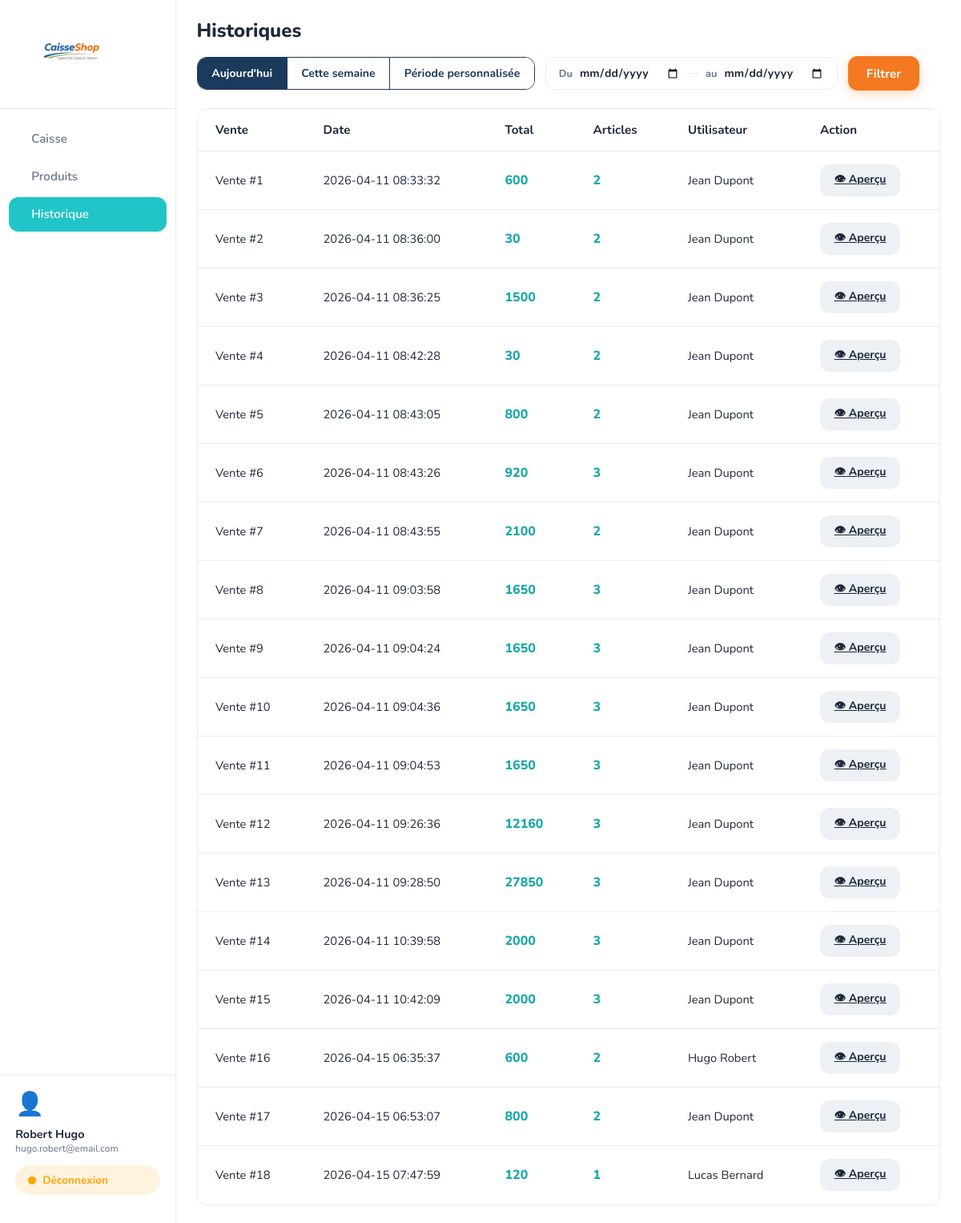
The app's page /FrontOffice/historique.php (signed in) with its own data.
### tables this page shows
CREATE TABLE `vente` (
  `Id` int(11) NOT NULL,
  `IdUtilisateur` int(11) NOT NULL,
  `Date` datetime NOT NULL DEFAULT current_timestamp(),
  `Total` float NOT NULL,
  `NbArticle` int(11) NOT NULL
);

CREATE TABLE `utilisateurs` (
  `Id` int(11) NOT NULL,
  `Nom` varchar(100) NOT NULL,
  `Prenom` varchar(100) NOT NULL,
  `Mail` varchar(255) NOT NULL,
  `MotDePasse` varchar(255) NOT NULL
);

### FrontOffice/historique.php (the view, shortened to what this page needs)
<?php
require_once(__DIR__ . '/../BDD/ConnexionBDD.php');
$sqlQuery =
'SELECT utilisateurs.Nom,
utilisateurs.Prenom,
Vente.Date,
Vente.Total,
Vente.NbArticle
FROM utilisateurs
JOIN vente on vente.IdUtilisateur = utilisateurs.Id;';
$Selectuser=$mysqlClient->prepare($sqlQuery);
$Selectuser->execute();
$Vente=$Selectuser->fetchAll();
?>
<!DOCTYPE html>
<html lang="fr">
<head>
    <link rel="stylesheet" href="../css/caisse.css">
    <link rel="stylesheet" href="../css/historique.css">
</head>
<body>
<aside class="sidebar">
    <div class="sidebar-logo">
        <img src="../Images/logo-caisse.png" alt="CaisseShop">
    </div>
    <nav class="sidebar-nav">
        <a href="caisse.php" class="nav-item">
            <span>Caisse</span>
        </a>
        <a href="produits.php" class="nav-item">
            <span>Produits</span>
        </a>
        <a href="historique.php" class="nav-item active">
            <span>Historique</span>
        </a>
    </nav>
    <div class="sidebar-user">
        <div class="user-avatar">👤</div>
        <div class="user-info">
            <span class="user-name"><?php echo $_SESSION['USER_CONNEXION']['nom'].' '.$_SESSION['USER_CONNEXION']['prenom'] ?></span>
            <span class="user-email"><?php echo $_SESSION['USER_CONNEXION']['email'] ?></span>
        </div>
        <form action="deconnexion.php" class="btn-logout">
            <span class="logout-dot"></span>
            <button type="submit"> Déconnexion </button>
        </form>
    </div>
</aside>
<main class="main-content">
    <h1 class="page-title">Historiques</h1>
<div class="histo-filters">
    <div class="histo-seg">
        <button class="seg-btn active" onclick="setMode('aujourd_hui', this)">Aujourd'hui</button>
        <button class="seg-btn" onclick="setMode('semaine', this)">Cette semaine</button>
        <button class="seg-btn" onclick="setMode('perso', this)">Période personnalisée</button>
    </div>
    <div class="periode-wrap" id="periode-wrap">
        <div class="date-range">
            <span class="date-label">Du</span>
            <input type="date" id="date-debut" name="date_debut">
            <div class="date-sep"></div>
            <span class="date-label">au</span>
            <input type="date" id="date-fin" name="date_fin">
        </div>
    </div>
    <button class="btn-filtrer">Filtrer</button>
</div>
    <div class="table-wrapper">
        <table class="histo-table">
            <thead>
                <tr>
                    <th>Vente</th>
                    <th>Date</th>
                    <th>Total</th>
                    <th>Articles</th>
                    <th>Utilisateur</th>
                    <th>Action</th>
                </tr>
            </thead>
            <tbody>
 <?php for ($i = 0; $i < count($Vente); $i++) {?>
                <tr>
                    <td> Vente #<?php echo $i+1?></td>
                    <td><?php echo $Vente[$i]['Date']?></td>
                    <td class="histo-total"><?php echo $Vente[$i]['Total']?></td>
                    <td class="histo-articles"><?php echo $Vente[$i]['NbArticle']?></td>
                    <td><?php echo $Vente[$i]['Prenom'].' '.$Vente[$i]['Nom']?></td>
                    <td><a href="aperçu.php" class="btn-apercu">👁 Aperçu</a></td>
                </tr>
            <?php }?>
            </tbody>
        </table>
    </div>
</main>
</body>
</html>

### css/caisse.css (style rules this page uses)
:root { --teal: #21c5c7; --teal-dark: #1aa8aa; --navy: #1b3a5c; --orange: #f47920; --white: #ffffff; --bg: #ffffff; --sidebar-w: 220px; --cart-w: 280px; --text-dark: #1e293b; --text-muted: #64748b; --border: #e8edf2; --stock-bg: #4caf50; --radius: 12px; --shadow-card: 0 2px 12px rgba(0,0,0,.07); }
*, *::before, *::after { box-sizing: border-box; margin: 0; padding: 0; }
body { font-family: 'Nunito', sans-serif; background: var(--bg); display: flex; height: 100vh; overflow: hidden; color: var(--text-dark); }
.sidebar { width: var(--sidebar-w); min-width: var(--sidebar-w); background: var(--white); border-right: 1px solid var(--border); display: flex; flex-direction: column; padding: 1.2rem 0; }
.sidebar-logo { padding: 0 1.2rem 1.4rem; border-bottom: 1px solid var(--border); }
.sidebar-logo img { max-width: 140px; display: block; }
.sidebar-nav { flex: 1; padding: 1rem 0.7rem; display: flex; flex-direction: column; gap: .3rem; }
.nav-item { display: flex; align-items: center; gap: .75rem; padding: .7rem 1rem; border-radius: var(--radius); text-decoration: none; color: var(--text-muted); font-weight: 600; font-size: .95rem; transition: background .15s, color .15s; }
.nav-item.active { background: var(--teal); color: var(--white); }
.sidebar-user { padding: 1rem 1.2rem; border-top: 1px solid var(--border); display: flex; flex-direction: column; gap: .5rem; }
.user-avatar { font-size: 1.8rem; }
.user-info { display: flex; flex-direction: column; }
.user-name { font-weight: 700; font-size: .9rem; color: var(--text-dark); }
.user-email { font-size: .75rem; color: var(--text-muted); }
.btn-logout { display: flex; align-items: center; gap: .5rem; margin-top: .3rem; padding: .55rem 1rem; background: #fff3e0; color: var(--orange); font-family: inherit; font-size: .85rem; font-weight: 700; border: none; border-radius: 50px; cursor: pointer; text-decoration: none; transition: background .15s; }
.logout-dot { width: 10px; height: 10px; border-radius: 50%; background: orange; }
.btn-logout button { background: transparent; border: none; color: orange; font-family: inherit; font-size: .85rem; font-weight: 700; cursor: pointer; padding: 0; }
.main-content { flex: 1; display: flex; flex-direction: column; overflow: hidden; background: var(--white); padding: 1.4rem 1.6rem; }
.page-title { font-size: 1.5rem; font-weight: 800; color: var(--text-dark); margin-bottom: 1rem; }
.histo-seg { display: flex; border: 1.5px solid var(--navy); border-radius: var(--radius); overflow: hidden; }
.seg-btn { padding: .6rem 1.1rem; background: var(--white); color: var(--navy); font-family: inherit; font-size: .88rem; font-weight: 700; border: none; border-right: 1.5px solid var(--navy); cursor: pointer; transition: background .15s, color .15s; white-space: nowrap; }
.seg-btn:last-child { border-right: none; }
.seg-btn.active { background: var(--navy); color: var(--white); }
.periode-wrap { display: none; align-items: center; }
.date-range { display: flex; align-items: center; gap: .5rem; padding: .55rem 1rem; border: 1.5px solid var(--border); border-radius: var(--radius); background: var(--white); transition: border-color .2s; }
.date-label { font-size: .8rem; font-weight: 700; color: var(--text-muted); white-space: nowrap; }
.date-range input[type="date"] { border: none; outline: none; font-family: inherit; font-size: .88rem; font-weight: 700; color: var(--text-dark); background: transparent; cursor: pointer; }
.date-sep { width: 16px; height: 1.5px; background: var(--border); flex-shrink: 0; }

### records on screen
vente: Date "2026-04-11 08:33:32", Total "600", NbArticle "2", IdUtilisateur.Prenom "Jean", IdUtilisateur.Nom "Dupont"
vente: Date "2026-04-11 08:36:00", Total "30", NbArticle "2", IdUtilisateur.Prenom "Jean", IdUtilisateur.Nom "Dupont"
vente: Date "2026-04-11 08:36:25", Total "1500", NbArticle "2", IdUtilisateur.Prenom "Jean", IdUtilisateur.Nom "Dupont"
vente: Date "2026-04-11 08:42:28", Total "30", NbArticle "2", IdUtilisateur.Prenom "Jean", IdUtilisateur.Nom "Dupont"
vente: Date "2026-04-11 08:43:05", Total "800", NbArticle "2", IdUtilisateur.Prenom "Jean", IdUtilisateur.Nom "Dupont"
vente: Date "2026-04-11 08:43:26", Total "920", NbArticle "3", IdUtilisateur.Prenom "Jean", IdUtilisateur.Nom "Dupont"
vente: Date "2026-04-11 08:43:55", Total "2100", NbArticle "2", IdUtilisateur.Prenom "Jean", IdUtilisateur.Nom "Dupont"
vente: Date "2026-04-11 09:03:58", Total "1650", NbArticle "3", IdUtilisateur.Prenom "Jean", IdUtilisateur.Nom "Dupont"
vente: Date "2026-04-11 09:04:24", Total "1650", NbArticle "3", IdUtilisateur.Prenom "Jean", IdUtilisateur.Nom "Dupont"
vente: Date "2026-04-11 09:04:36", Total "1650", NbArticle "3", IdUtilisateur.Prenom "Jean", IdUtilisateur.Nom "Dupont"
vente: Date "2026-04-11 09:04:53", Total "1650", NbArticle "3", IdUtilisateur.Prenom "Jean", IdUtilisateur.Nom "Dupont"
vente: Date "2026-04-11 09:26:36", Total "12160", NbArticle "3", IdUtilisateur.Prenom "Jean", IdUtilisateur.Nom "Dupont"
vente: Date "2026-04-11 09:28:50", Total "27850", NbArticle "3", IdUtilisateur.Prenom "Jean", IdUtilisateur.Nom "Dupont"
vente: Date "2026-04-11 10:39:58", Total "2000", NbArticle "3", IdUtilisateur.Prenom "Jean", IdUtilisateur.Nom "Dupont"
vente: Date "2026-04-11 10:42:09", Total "2000", NbArticle "3", IdUtilisateur.Prenom "Jean", IdUtilisateur.Nom "Dupont"
vente: Date "2026-04-15 06:35:37", Total "600", NbArticle "2", IdUtilisateur.Prenom "Hugo", IdUtilisateur.Nom "Robert"
vente: Date "2026-04-15 06:53:07", Total "800", NbArticle "2", IdUtilisateur.Prenom "Jean", IdUtilisateur.Nom "Dupont"
vente: Date "2026-04-15 07:47:59", Total "120", NbArticle "1", IdUtilisateur.Prenom "Lucas", IdUtilisateur.Nom "Bernard"

### other values on screen
$_SESSION['USER_CONNEXION']['nom'] "Robert"
$_SESSION['USER_CONNEXION']['prenom'] "Hugo"
$_SESSION['USER_CONNEXION']['email'] "hugo.robert@email.com"
